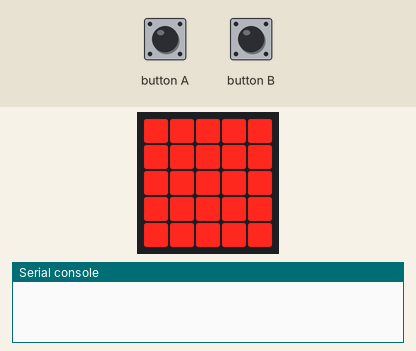
This program was run on a simulated BBC micro:bit (MakeCode). On the bench: the board's 5×5 LED display, the last lines printed to the serial console. The test bench sets the inputs (shaded band). No radio messages arrive unless stated (any console line starting 'radio sent:' is added by the test bench).

Above: at 1.6 s.
1.7 s: button A pressed for 0.15 s
At 2.4 s:
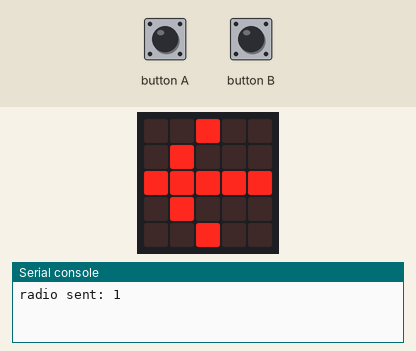
4.8 s: button B pressed for 0.15 s
At 5.9 s:
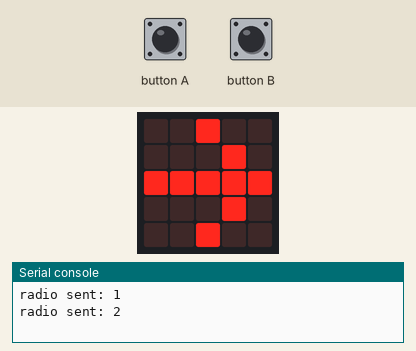
Timing chart, 0 to 7.8 s (numbered marks = the images above; inputs shaded):
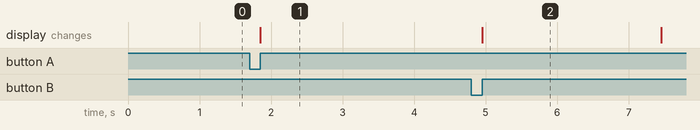

Measured:
- after the input at 1.7 s, the display: changes after 0.15 s (image 1)
- after the input at 4.8 s, the display: changes after 0.15 s (image 2)

The program:

main.ts
```typescript
input.onButtonPressed(Button.A, function () {
    radio.sendNumber(1)
    basic.showArrow(ArrowNames.West)
    basic.pause(5000)
    radio.sendNumber(3)
    basic.showLeds(`
        # # # # #
        # # # # #
        # # # # #
        # # # # #
        # # # # #
        `)
})
input.onButtonPressed(Button.B, function () {
    radio.sendNumber(2)
    basic.showArrow(ArrowNames.East)
    basic.pause(5000)
    radio.sendNumber(3)
    basic.showLeds(`
        # # # # #
        # # # # #
        # # # # #
        # # # # #
        # # # # #
        `)
})
basic.showLeds(`
    # # # # #
    # # # # #
    # # # # #
    # # # # #
    # # # # #
    `)
radio.setGroup(2)
```

test.ts
```typescript
// les tests vont ici ; cela ne sera pas compilé si ce paquet est utilisé en tant qu'extension.
```
